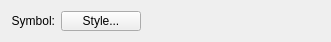
<?xml version="1.0" encoding="UTF-8"?>
<ui version="4.0">
 <class>ScatterStyleWidgetForm</class>
 <widget class="QWidget" name="ScatterStyleWidgetForm">
  <property name="geometry">
   <rect>
    <x>0</x>
    <y>0</y>
    <width>331</width>
    <height>42</height>
   </rect>
  </property>
  <property name="windowTitle">
   <string>Form</string>
  </property>
  <layout class="QGridLayout" name="gridLayout">
   <item row="0" column="0">
    <layout class="QHBoxLayout" name="horizontalLayout">
     <item>
      <widget class="QLabel" name="plotStyleLabel">
       <property name="maximumSize">
        <size>
         <width>100</width>
         <height>16777215</height>
        </size>
       </property>
       <property name="text">
        <string>Symbol:</string>
       </property>
       <property name="alignment">
        <set>Qt::AlignRight|Qt::AlignTrailing|Qt::AlignVCenter</set>
       </property>
      </widget>
     </item>
     <item>
      <widget class="QPushButton" name="m_plotStylePushButton">
       <property name="minimumSize">
        <size>
         <width>75</width>
         <height>20</height>
        </size>
       </property>
       <property name="text">
        <string>Style...</string>
       </property>
      </widget>
     </item>
     <item>
      <spacer name="horizontalSpacer_8">
       <property name="orientation">
        <enum>Qt::Horizontal</enum>
       </property>
       <property name="sizeHint" stdset="0">
        <size>
         <width>40</width>
         <height>20</height>
        </size>
       </property>
      </spacer>
     </item>
    </layout>
   </item>
  </layout>
 </widget>
 <resources/>
 <connections/>
</ui>
